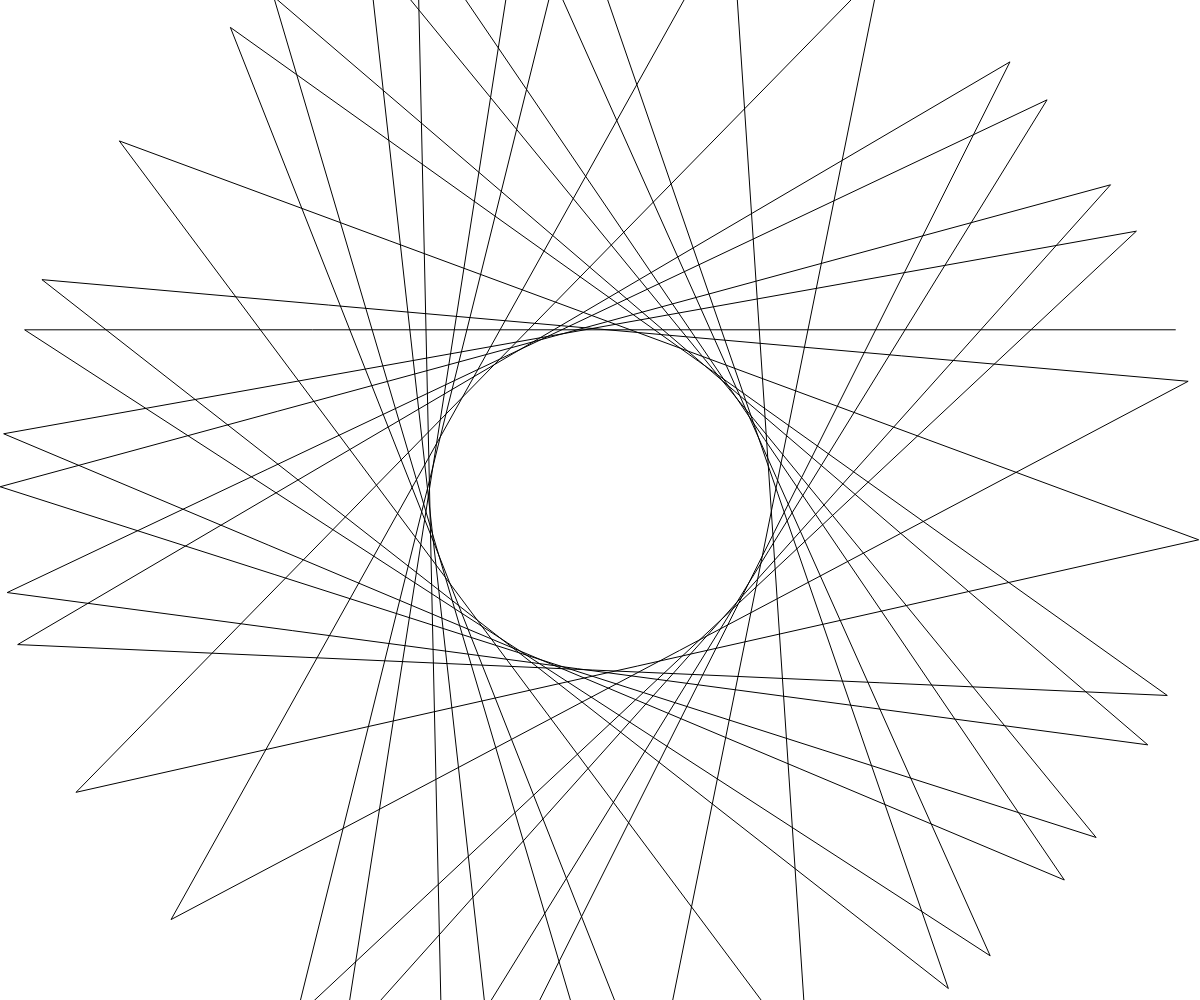
Frame 1 (no input)
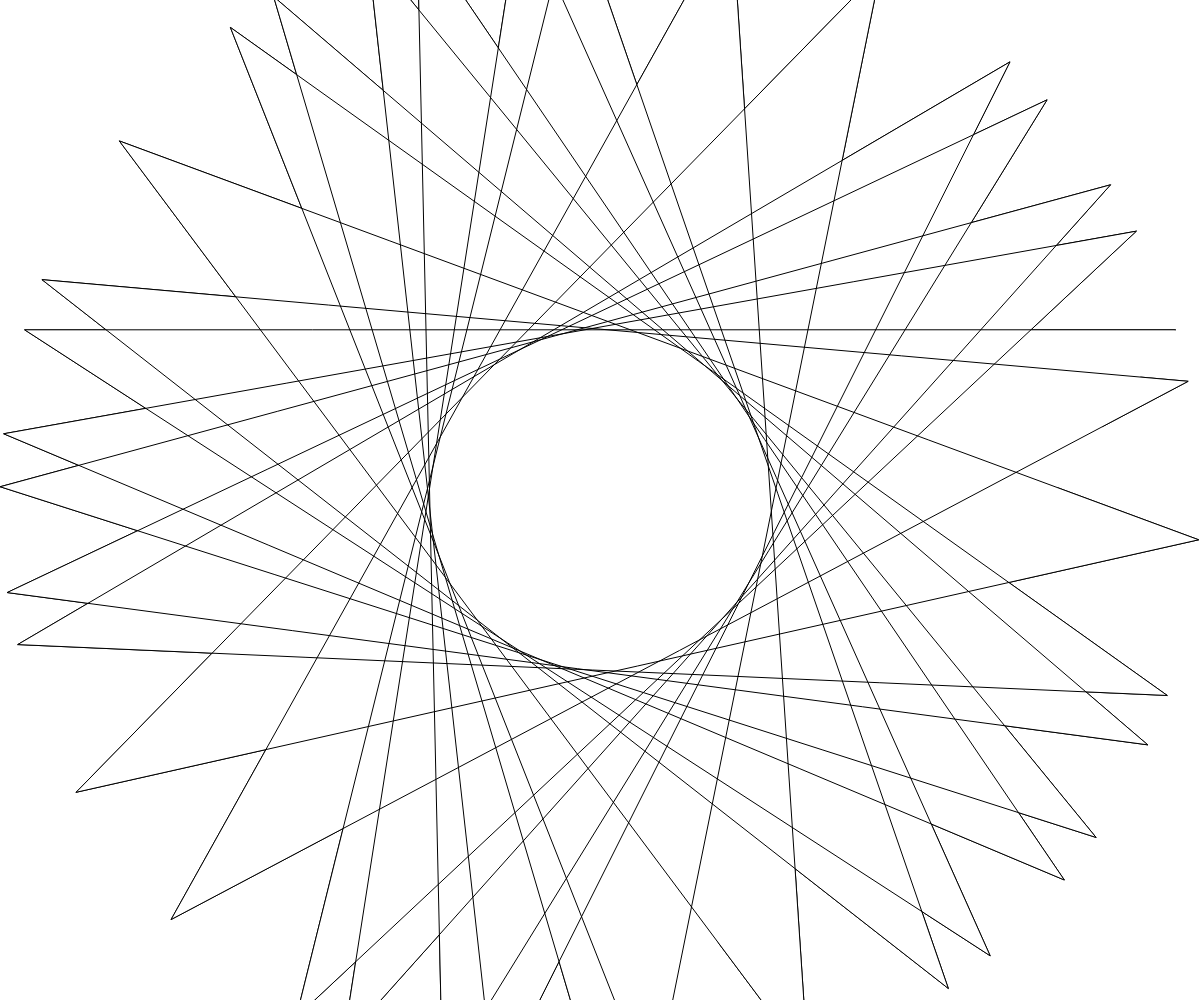
Frame 2 (the mouse pressed at the canvas centre, redrawn once)

The p5.js sketch that drew these frames (run headless with seeded random() and noise() and a simulated clock; the mouse was pressed at the canvas centre and the sketch redrawn once):

// p5.js sketch
// ── sketch.js
// Project Title
// Your Name
// Date
//
// Extra for Experts:
// - describe what you did to take this project "above and beyond"

function setup() {
  createCanvas(windowWidth, windowHeight);
  background(255);
  noLoop();
}

function draw() {
  drawArt();
}

function drawArt() {
  beginShape();
  for (let i = 0; i <= 360; i+=10) {
    let x = width/2 * sin(i) + width/2;
    let y = width/2 * cos(i) + height/2;
    vertex(x, y);
  }
  endShape();
}
